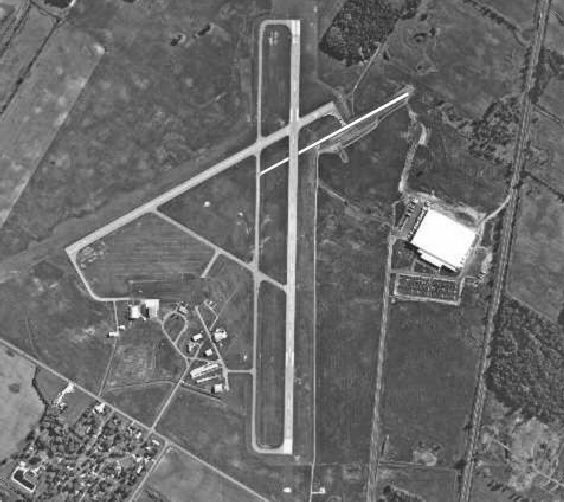
//> input picture images/Fig1034(a)(marion_airport).tif, 564 x 502 px
$ ./8-7   (built with g++ and OpenCV 4)
//> lines starting //> are read from the running program, lines starting //| are printed output that depends on the picture; after the words box and inside, x2 and y2 are one past the last pixel; in counts of white or black regions, pixels touching at a corner belong together

#include <iostream>
#include <opencv2/opencv.hpp>

using namespace std;
using namespace cv;

int main() {
    Mat img = imread("images/Fig1034(a)(marion_airport).tif", IMREAD_COLOR);
//> img is the input picture: 502 rows x 564 cols, CV_8UC3; min 19, max 255, mean 106.4

	Mat gray;
	cvtColor(img, gray, COLOR_BGR2GRAY);

	Mat edge;
	GaussianBlur(gray, gray, Size(3, 3), 2);
	Canny(gray, edge, 60, 150, 3);
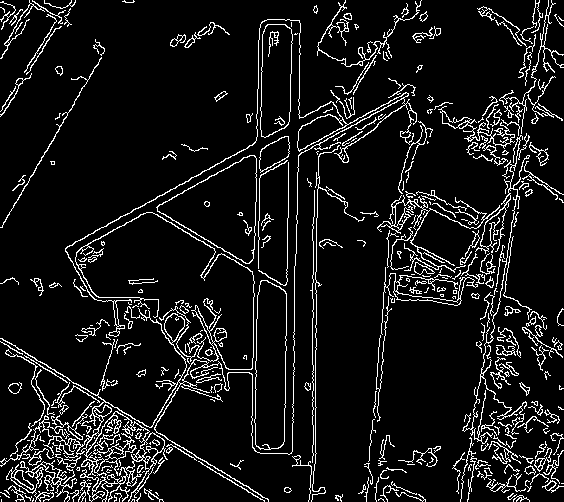
//> edge: 502 rows x 564 cols, CV_8UC1; 9% white in thin lines or dots
	imshow("edges", edge);

	//Hough Transform
	vector<Vec4i> lines;
	HoughLinesP(edge, lines, 1, CV_PI / 180.0, 80, 120, 10);
//> lines = 15 lines (x1, y1, x2, y2), first 8: [292, 466, 294, 310], [284, 441, 288, 166], [0, 341, 264, 500], [65, 248, 357, 86], [496, 313, 524, 158], [68, 256, 284, 136], [18, 349, 268, 500], [1, 338, 267, 498]

	//draw lines
	for (size_t i = 0; i < lines.size(); i++) {
		line(img, Point(lines[i][0], lines[i][1]), Point(lines[i][2], lines[i][3]), Scalar(0, 0, 200), 2);
	}
//> this loop made 15 passes
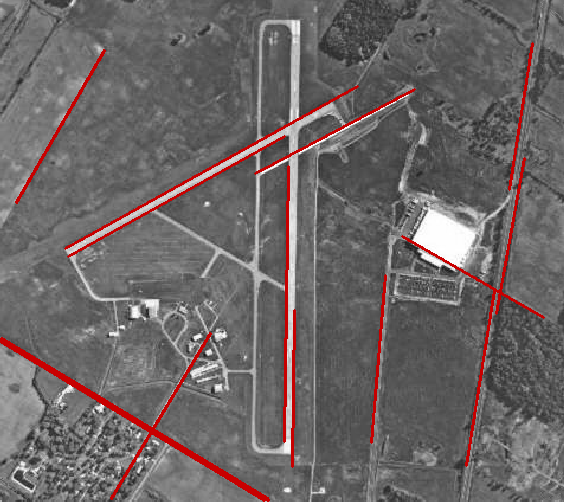
//> img: 502 rows x 564 cols, CV_8UC3; 3.14% of pixels changed, all inside (x1, y1, x2, y2) = (0, 42, 545, 502)

	imshow("Lines", img);
	imshow("Original", gray);
	waitKey(0);
}
